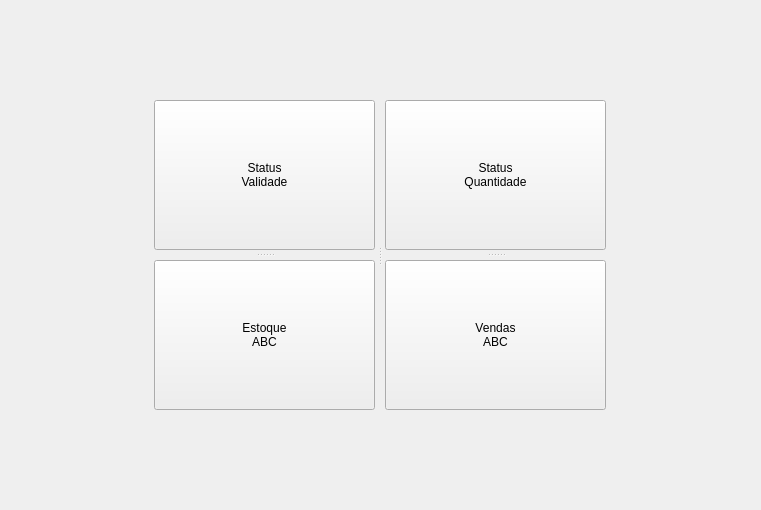
<?xml version="1.0" encoding="UTF-8"?>
<ui version="4.0">
 <class>WRelatorio</class>
 <widget class="QWidget" name="WRelatorio">
  <property name="geometry">
   <rect>
    <x>0</x>
    <y>0</y>
    <width>761</width>
    <height>510</height>
   </rect>
  </property>
  <property name="sizePolicy">
   <sizepolicy hsizetype="Fixed" vsizetype="Fixed">
    <horstretch>0</horstretch>
    <verstretch>0</verstretch>
   </sizepolicy>
  </property>
  <property name="minimumSize">
   <size>
    <width>761</width>
    <height>0</height>
   </size>
  </property>
  <property name="maximumSize">
   <size>
    <width>761</width>
    <height>16777215</height>
   </size>
  </property>
  <property name="windowTitle">
   <string>Form</string>
  </property>
  <layout class="QVBoxLayout" name="verticalLayout">
   <item alignment="Qt::AlignHCenter|Qt::AlignVCenter">
    <widget class="QSplitter" name="splitter_3">
     <property name="sizePolicy">
      <sizepolicy hsizetype="Fixed" vsizetype="Fixed">
       <horstretch>0</horstretch>
       <verstretch>0</verstretch>
      </sizepolicy>
     </property>
     <property name="minimumSize">
      <size>
       <width>452</width>
       <height>310</height>
      </size>
     </property>
     <property name="maximumSize">
      <size>
       <width>452</width>
       <height>310</height>
      </size>
     </property>
     <property name="orientation">
      <enum>Qt::Horizontal</enum>
     </property>
     <property name="handleWidth">
      <number>10</number>
     </property>
     <widget class="QSplitter" name="splitter">
      <property name="sizePolicy">
       <sizepolicy hsizetype="Fixed" vsizetype="Fixed">
        <horstretch>0</horstretch>
        <verstretch>0</verstretch>
       </sizepolicy>
      </property>
      <property name="minimumSize">
       <size>
        <width>221</width>
        <height>310</height>
       </size>
      </property>
      <property name="maximumSize">
       <size>
        <width>221</width>
        <height>310</height>
       </size>
      </property>
      <property name="orientation">
       <enum>Qt::Vertical</enum>
      </property>
      <property name="handleWidth">
       <number>10</number>
      </property>
      <widget class="QPushButton" name="pbStatusValidade">
       <property name="sizePolicy">
        <sizepolicy hsizetype="Fixed" vsizetype="Fixed">
         <horstretch>0</horstretch>
         <verstretch>0</verstretch>
        </sizepolicy>
       </property>
       <property name="minimumSize">
        <size>
         <width>221</width>
         <height>150</height>
        </size>
       </property>
       <property name="maximumSize">
        <size>
         <width>221</width>
         <height>150</height>
        </size>
       </property>
       <property name="cursor">
        <cursorShape>PointingHandCursor</cursorShape>
       </property>
       <property name="text">
        <string>Status
Validade</string>
       </property>
       <property name="shortcut">
        <string>Ctrl+V</string>
       </property>
       <property name="relatorio" stdset="0">
        <bool>true</bool>
       </property>
      </widget>
      <widget class="QPushButton" name="pbEstoqueAbc">
       <property name="sizePolicy">
        <sizepolicy hsizetype="Fixed" vsizetype="Fixed">
         <horstretch>0</horstretch>
         <verstretch>0</verstretch>
        </sizepolicy>
       </property>
       <property name="minimumSize">
        <size>
         <width>221</width>
         <height>150</height>
        </size>
       </property>
       <property name="maximumSize">
        <size>
         <width>221</width>
         <height>150</height>
        </size>
       </property>
       <property name="cursor">
        <cursorShape>PointingHandCursor</cursorShape>
       </property>
       <property name="text">
        <string>Estoque
ABC</string>
       </property>
       <property name="shortcut">
        <string>Ctrl+S</string>
       </property>
       <property name="relatorio" stdset="0">
        <bool>true</bool>
       </property>
      </widget>
     </widget>
     <widget class="QSplitter" name="splitter_2">
      <property name="sizePolicy">
       <sizepolicy hsizetype="Fixed" vsizetype="Fixed">
        <horstretch>0</horstretch>
        <verstretch>0</verstretch>
       </sizepolicy>
      </property>
      <property name="minimumSize">
       <size>
        <width>221</width>
        <height>310</height>
       </size>
      </property>
      <property name="maximumSize">
       <size>
        <width>221</width>
        <height>310</height>
       </size>
      </property>
      <property name="orientation">
       <enum>Qt::Vertical</enum>
      </property>
      <property name="handleWidth">
       <number>10</number>
      </property>
      <widget class="QPushButton" name="pbStatusQuantidade">
       <property name="sizePolicy">
        <sizepolicy hsizetype="Fixed" vsizetype="Fixed">
         <horstretch>0</horstretch>
         <verstretch>0</verstretch>
        </sizepolicy>
       </property>
       <property name="minimumSize">
        <size>
         <width>221</width>
         <height>150</height>
        </size>
       </property>
       <property name="maximumSize">
        <size>
         <width>221</width>
         <height>150</height>
        </size>
       </property>
       <property name="cursor">
        <cursorShape>PointingHandCursor</cursorShape>
       </property>
       <property name="text">
        <string>Status
Quantidade</string>
       </property>
       <property name="shortcut">
        <string>Ctrl+Q</string>
       </property>
       <property name="relatorio" stdset="0">
        <bool>true</bool>
       </property>
      </widget>
      <widget class="QPushButton" name="pbVendaAbc">
       <property name="sizePolicy">
        <sizepolicy hsizetype="Fixed" vsizetype="Fixed">
         <horstretch>0</horstretch>
         <verstretch>0</verstretch>
        </sizepolicy>
       </property>
       <property name="minimumSize">
        <size>
         <width>221</width>
         <height>150</height>
        </size>
       </property>
       <property name="maximumSize">
        <size>
         <width>221</width>
         <height>150</height>
        </size>
       </property>
       <property name="cursor">
        <cursorShape>PointingHandCursor</cursorShape>
       </property>
       <property name="text">
        <string>Vendas
ABC</string>
       </property>
       <property name="shortcut">
        <string>Ctrl+D</string>
       </property>
       <property name="relatorio" stdset="0">
        <bool>true</bool>
       </property>
      </widget>
     </widget>
    </widget>
   </item>
  </layout>
 </widget>
 <tabstops>
  <tabstop>pbStatusValidade</tabstop>
  <tabstop>pbStatusQuantidade</tabstop>
  <tabstop>pbEstoqueAbc</tabstop>
  <tabstop>pbVendaAbc</tabstop>
 </tabstops>
 <resources/>
 <connections>
  <connection>
   <sender>pbEstoqueAbc</sender>
   <signal>clicked()</signal>
   <receiver>WRelatorio</receiver>
   <slot>estoqueAbc()</slot>
   <hints>
    <hint type="sourcelabel">
     <x>67</x>
     <y>91</y>
    </hint>
    <hint type="destinationlabel">
     <x>199</x>
     <y>149</y>
    </hint>
   </hints>
  </connection>
  <connection>
   <sender>pbVendaAbc</sender>
   <signal>clicked()</signal>
   <receiver>WRelatorio</receiver>
   <slot>vendaAbc()</slot>
   <hints>
    <hint type="sourcelabel">
     <x>217</x>
     <y>91</y>
    </hint>
    <hint type="destinationlabel">
     <x>199</x>
     <y>149</y>
    </hint>
   </hints>
  </connection>
  <connection>
   <sender>pbStatusValidade</sender>
   <signal>clicked()</signal>
   <receiver>WRelatorio</receiver>
   <slot>statusValidade()</slot>
   <hints>
    <hint type="sourcelabel">
     <x>75</x>
     <y>41</y>
    </hint>
    <hint type="destinationlabel">
     <x>199</x>
     <y>149</y>
    </hint>
   </hints>
  </connection>
  <connection>
   <sender>pbStatusQuantidade</sender>
   <signal>clicked()</signal>
   <receiver>WRelatorio</receiver>
   <slot>statusQuantidade()</slot>
   <hints>
    <hint type="sourcelabel">
     <x>225</x>
     <y>41</y>
    </hint>
    <hint type="destinationlabel">
     <x>199</x>
     <y>149</y>
    </hint>
   </hints>
  </connection>
  <connection>
   <sender>pbEstoqueAbc</sender>
   <signal>clicked()</signal>
   <receiver>WRelatorio</receiver>
   <slot>proximaTela()</slot>
   <hints>
    <hint type="sourcelabel">
     <x>67</x>
     <y>91</y>
    </hint>
    <hint type="destinationlabel">
     <x>199</x>
     <y>149</y>
    </hint>
   </hints>
  </connection>
  <connection>
   <sender>pbVendaAbc</sender>
   <signal>clicked()</signal>
   <receiver>WRelatorio</receiver>
   <slot>proximaTela()</slot>
   <hints>
    <hint type="sourcelabel">
     <x>217</x>
     <y>91</y>
    </hint>
    <hint type="destinationlabel">
     <x>199</x>
     <y>149</y>
    </hint>
   </hints>
  </connection>
  <connection>
   <sender>pbStatusValidade</sender>
   <signal>clicked()</signal>
   <receiver>WRelatorio</receiver>
   <slot>proximaTela()</slot>
   <hints>
    <hint type="sourcelabel">
     <x>75</x>
     <y>41</y>
    </hint>
    <hint type="destinationlabel">
     <x>199</x>
     <y>149</y>
    </hint>
   </hints>
  </connection>
  <connection>
   <sender>pbStatusQuantidade</sender>
   <signal>clicked()</signal>
   <receiver>WRelatorio</receiver>
   <slot>proximaTela()</slot>
   <hints>
    <hint type="sourcelabel">
     <x>225</x>
     <y>41</y>
    </hint>
    <hint type="destinationlabel">
     <x>199</x>
     <y>149</y>
    </hint>
   </hints>
  </connection>
 </connections>
 <slots>
  <slot>statusQuantidade()</slot>
  <slot>statusValidade()</slot>
  <slot>estoqueAbc()</slot>
  <slot>vendaAbc()</slot>
  <slot>proximaTela()</slot>
 </slots>
</ui>
